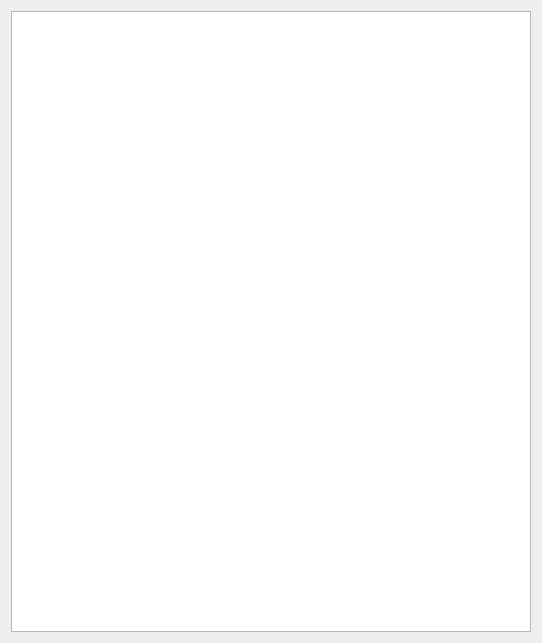
<?xml version="1.0" encoding="UTF-8"?>
<ui version="4.0">
 <class>ChartWindow</class>
 <widget class="QWidget" name="ChartWindow">
  <property name="geometry">
   <rect>
    <x>0</x>
    <y>0</y>
    <width>542</width>
    <height>643</height>
   </rect>
  </property>
  <property name="windowTitle">
   <string>Charts</string>
  </property>
  <layout class="QVBoxLayout" name="verticalLayout">
   <item>
    <layout class="QVBoxLayout" name="vLCharts">
     <item>
      <widget class="QChartView" name="graphicsView"/>
     </item>
    </layout>
   </item>
  </layout>
 </widget>
 <customwidgets>
  <customwidget>
   <class>QChartView</class>
   <extends>QGraphicsView</extends>
   <header>QtCharts.h</header>
  </customwidget>
 </customwidgets>
 <resources/>
 <connections/>
</ui>
